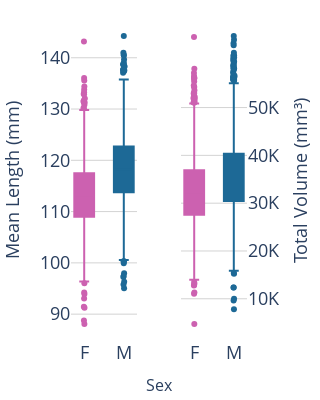

Notebook source saved alongside this figure:
### Markdown cell above
### Mean Tract Length, seperated by sex

### Code cell
import plotly.graph_objects as go
from plotly.subplots import make_subplots

fig = make_subplots(rows=1, cols=2,
                    horizontal_spacing=0.25, shared_yaxes=False)

for col, y_col in enumerate(['mean length(mm)', 'total volume(mm^3)'], start=1):
    # FEMALE
    fig.add_trace(go.Box(
        x=['F'] * len(merged_data[merged_data['demo_sex_v2'] == 'F'][y_col]),
        y=merged_data[merged_data['demo_sex_v2'] == 'F'][y_col],
        name='F',
        marker_color='rgb(204,97,176)',
        fillcolor='rgb(204,97,176)',
        line=dict(color='rgb(204,97,176)'),
        boxpoints='outliers',
        jitter=0.1,
        pointpos=0,
        width=0.5,
        showlegend=False),
        row=1, col=col)

    # MALE
    fig.add_trace(go.Box(
        x=['M'] * len(merged_data[merged_data['demo_sex_v2'] == 'M'][y_col]),
        y=merged_data[merged_data['demo_sex_v2'] == 'M'][y_col],
        name='M',
        marker_color='rgb(29,105,150)',
        fillcolor='rgb(29,105,150)',
        line=dict(color='rgb(29,105,150)'),
        boxpoints='outliers',
        jitter=0.1,
        pointpos=0,
        width=0.5,
        showlegend=False),
        row=1, col=col)

fig.update_layout(
    xaxis=dict(tickfont=dict(size=18)),
    xaxis2=dict(tickfont=dict(size=18)),
    yaxis=dict(title="Mean Length (mm)", title_font=dict(size=18),gridcolor='lightgray', gridwidth=1, zerolinecolor='lightgray', tickfont=dict(size=18)),
    yaxis2=dict(title="Total Volume (mm³)", title_font=dict(size=18),gridcolor='lightgray', gridwidth=1, zerolinecolor='lightgray', tickfont=dict(size=18)),
    plot_bgcolor='white',
    boxmode='group',
    boxgroupgap=0.1,
    height=400,
    width=300,
    margin=dict(l=50, r=50, t=10, b=50)
)

fig.update_layout(
    annotations=[
        dict(
            x=0.5,
            y=-0.1,
            xref='paper',
            yref='paper',
            showarrow=False,
            text="Sex",
            font=dict(size=16),
            xanchor='center',
            yanchor='top'
        )
    ],
    margin=dict(l=20, r=20, t=20, b=60)
)

tick_values = [0, 10000, 20000, 30000, 40000, 50000]
tick_labels = ['0', '10K', '20K', '30K', '40K', '50K']

fig.update_yaxes(ticktext=tick_labels,
                 tickvals=tick_values,
                 row=1, col=2)

fig.update_yaxes(
    title_text="Total Volume (mm³)",
    title_font=dict(size=18),
    side='right',
    row=1, col=2
)

#fig.write_image('/Users/armanimanov/Desktop/neurosurg/boxplot.png', scale=3)
fig.show()

### Figure 1 — Plotly figure (JSON) as saved in the notebook; plotly's stock layout.template omitted (floating-point values rounded to 4 significant figures; data arrays with more than 128 entries replaced by an {"elided": "..."} marker saying what was removed)
{"data": [{"boxpoints": "outliers", "fillcolor": "rgb(204,97,176)", "jitter": 0.1, "line": {"color": "rgb(204,97,176)"}, "marker": {"color": "rgb(204,97,176)"}, "name": "F", "pointpos": 0, "showlegend": false, "type": "box", "width": 0.5, "x": {"elided": "2415 str values"}, "xaxis": "x", "y": {"elided": "2415 float values"}, "yaxis": "y"}, {"boxpoints": "outliers", "fillcolor": "rgb(29,105,150)", "jitter": 0.1, "line": {"color": "rgb(29,105,150)"}, "marker": {"color": "rgb(29,105,150)"}, "name": "M", "pointpos": 0, "showlegend": false, "type": "box", "width": 0.5, "x": {"elided": "2579 str values"}, "xaxis": "x", "y": {"elided": "2579 float values"}, "yaxis": "y"}, {"boxpoints": "outliers", "fillcolor": "rgb(204,97,176)", "jitter": 0.1, "line": {"color": "rgb(204,97,176)"}, "marker": {"color": "rgb(204,97,176)"}, "name": "F", "pointpos": 0, "showlegend": false, "type": "box", "width": 0.5, "x": {"elided": "2415 str values"}, "xaxis": "x2", "y": {"elided": "2415 float values"}, "yaxis": "y2"}, {"boxpoints": "outliers", "fillcolor": "rgb(29,105,150)", "jitter": 0.1, "line": {"color": "rgb(29,105,150)"}, "marker": {"color": "rgb(29,105,150)"}, "name": "M", "pointpos": 0, "showlegend": false, "type": "box", "width": 0.5, "x": {"elided": "2579 str values"}, "xaxis": "x2", "y": {"elided": "2579 float values"}, "yaxis": "y2"}], "layout": {"annotations": [{"font": {"size": 16}, "showarrow": false, "text": "Sex", "x": 0.5, "xanchor": "center", "xref": "paper", "y": -0.1, "yanchor": "top", "yref": "paper"}], "boxgroupgap": 0.1, "boxmode": "group", "height": 400, "margin": {"b": 60, "l": 20, "r": 20, "t": 20}, "plot_bgcolor": "white", "width": 300, "xaxis": {"anchor": "y", "domain": [0, 0.375], "tickfont": {"size": 18}}, "xaxis2": {"anchor": "y2", "domain": [0.625, 1], "tickfont": {"size": 18}}, "yaxis": {"anchor": "x", "domain": [0, 1], "gridcolor": "lightgray", "gridwidth": 1, "tickfont": {"size": 18}, "title": {"font": {"size": 18}, "text": "Mean Length (mm)"}, "zerolinecolor": "lightgray"}, "yaxis2": {"anchor": "x2", "domain": [0, 1], "gridcolor": "lightgray", "gridwidth": 1, "side": "right", "tickfont": {"size": 18}, "ticktext": ["0", "10K", "20K", "30K", "40K", "50K"], "tickvals": [0, 10000, 20000, 30000, 40000, 50000], "title": {"font": {"size": 18}, "text": "Total Volume (mm³)"}, "zerolinecolor": "lightgray"}}}
